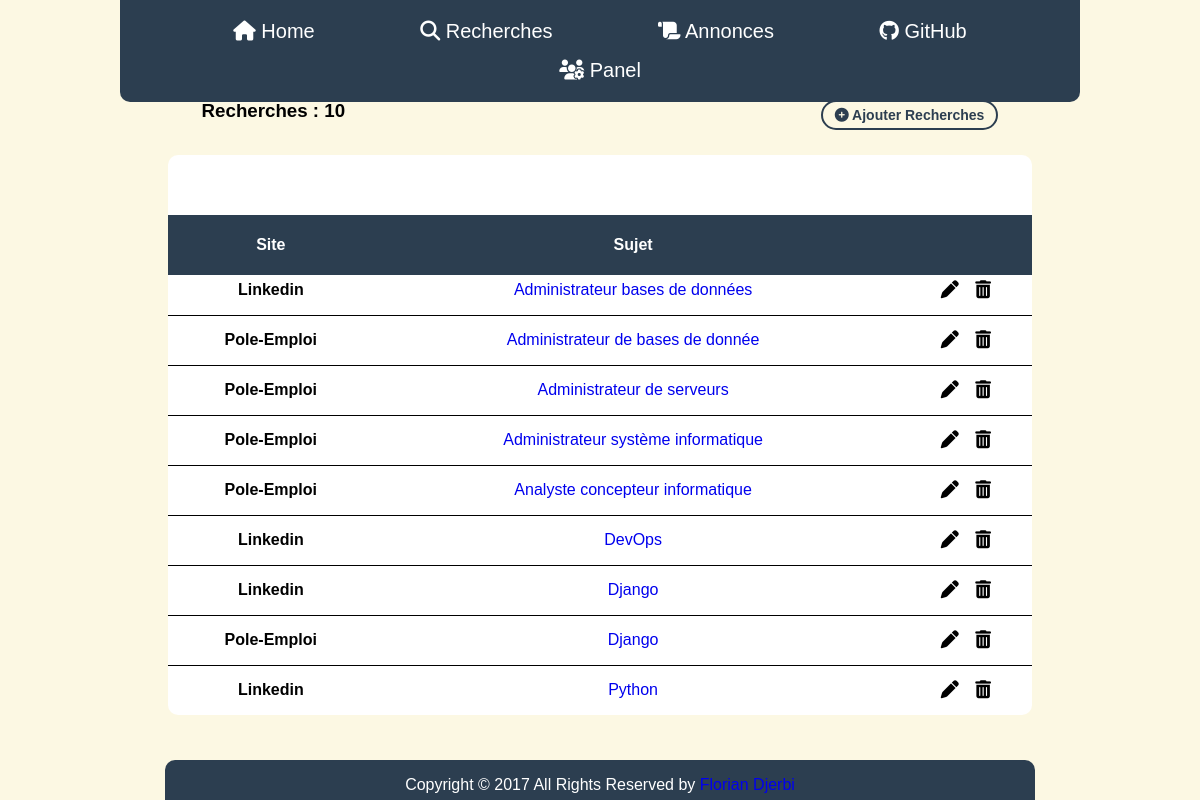
The page /recherche on the database its author committed.
### polls/models.py (models this page shows)
class Search(models.Model):
    objects = None
    web = models.CharField("Site", max_length=255, choices=web_choices)
    subject = models.CharField("Sujet", max_length=255, help_text="Nom du Post")
    link_search = models.CharField("Lien", max_length=255, unique=True)

### polls/views.py (the view)
# urls.py: path('recherche', views.search, name='recherche'),
def search(request):
    search_list = Search.objects.order_by('web')
    context = {
        'search_list': search_list
    }
    return render(request, 'search.html', context)

### templates/search.html (shortened to what this page needs)
{% extends 'template.html' %}
{% block body %}
<div class="title">
    <h3> Recherches : {{ search_list.count }}</h3>
    <a href="adminpolls/search/add/" class="button" target="_blank"><i class="fas fa-plus-circle"></i> Ajouter Recherches</a>
</div>
<div class="wrap-table100">
    <div class="table100">
        <table>
            <thead>
                <tr>
                   <th>Site</th>
                   <th>Sujet</th>
                   <th></th>
                </tr>
            </thead>
            <tbody>
{% for search in search_list %}
                <tr id="{{search.id}}">
                    <th class="site">{{search.subject}}</th>
                    <td><a href="{{search.link_search}}" target="_blank">{{search.web}}</a></td>
                    <td class="search">
                        <a href="adminpolls/search/{{search.id}}/change/" target="_blank"><i class="fas fa-pen" title="Modifier"></i></a>
                        <a href="adminpolls/search/{{search.id}}/delete/" target="_blank"><i class="fas fa-trash-alt" title="Supprimer"></i></a>
                    </td>
                </tr>
{% endfor %}
            </tbody>
        </table>
    </div>
</div>
{% endblock %}

### static/css/style.css (style rules this page uses)
body { padding: 0; margin: auto; width: 80%; background-color: #fcf8e3; font-family: sans-serif; }
a { text-decoration: none; }
div.title { margin: auto; width: 83%; display: flex; justify-content: space-between; }
div.title h3 { margin: 0; }
a.button { -webkit-appearance: button; -moz-appearance: button; appearance: button; padding: 4px 10px; text-decoration: none; color: initial; }
.wrap-table100 { width: 90%; margin: 25px auto; }
table { border-spacing: 1; border-collapse: collapse; background: white; border-radius: 10px; overflow: hidden; width: 100%; margin: 0 auto; position: relative; }
table thead { position: -webkit-sticky; position: sticky; top: 60px; z-index: 2; }
table * { position: relative; }
table td, table th { padding-left: 8px; }
tbody tr { border-top: 1px solid black; }
table thead tr { height: 60px; background: #2c3e50; color: white; }
table tbody tr { height: 50px; }
table td, table th { text-align: center; }
a.button { background-color: #fcf8e3; border: 2px solid #2c3e50; border-radius: 18px; padding: 5px 12px; font-size: 14px; font-weight: bold; color: #2c3e50 }
a.button i { color: #2c3e50 }
td.search { text-align: center; }
td.search a { color: black; font-size: 18px; padding: 0 6px; }

### rows shown on the page
Search: subject "Linkedin", web "Administrateur Système Linux"
Search: subject "Linkedin", web "Administrateur bases de données"
Search: subject "Pole-Emploi", web "Administrateur de bases de donnée"
Search: subject "Pole-Emploi", web "Administrateur de serveurs"
Search: subject "Pole-Emploi", web "Administrateur système informatique"
Search: subject "Pole-Emploi", web "Analyste concepteur informatique"
Search: subject "Linkedin", web "DevOps"
Search: subject "Linkedin", web "Django"
Search: subject "Pole-Emploi", web "Django"
Search: subject "Linkedin", web "Python"

### other values the page prints
{{ search_list.count }} "10"
